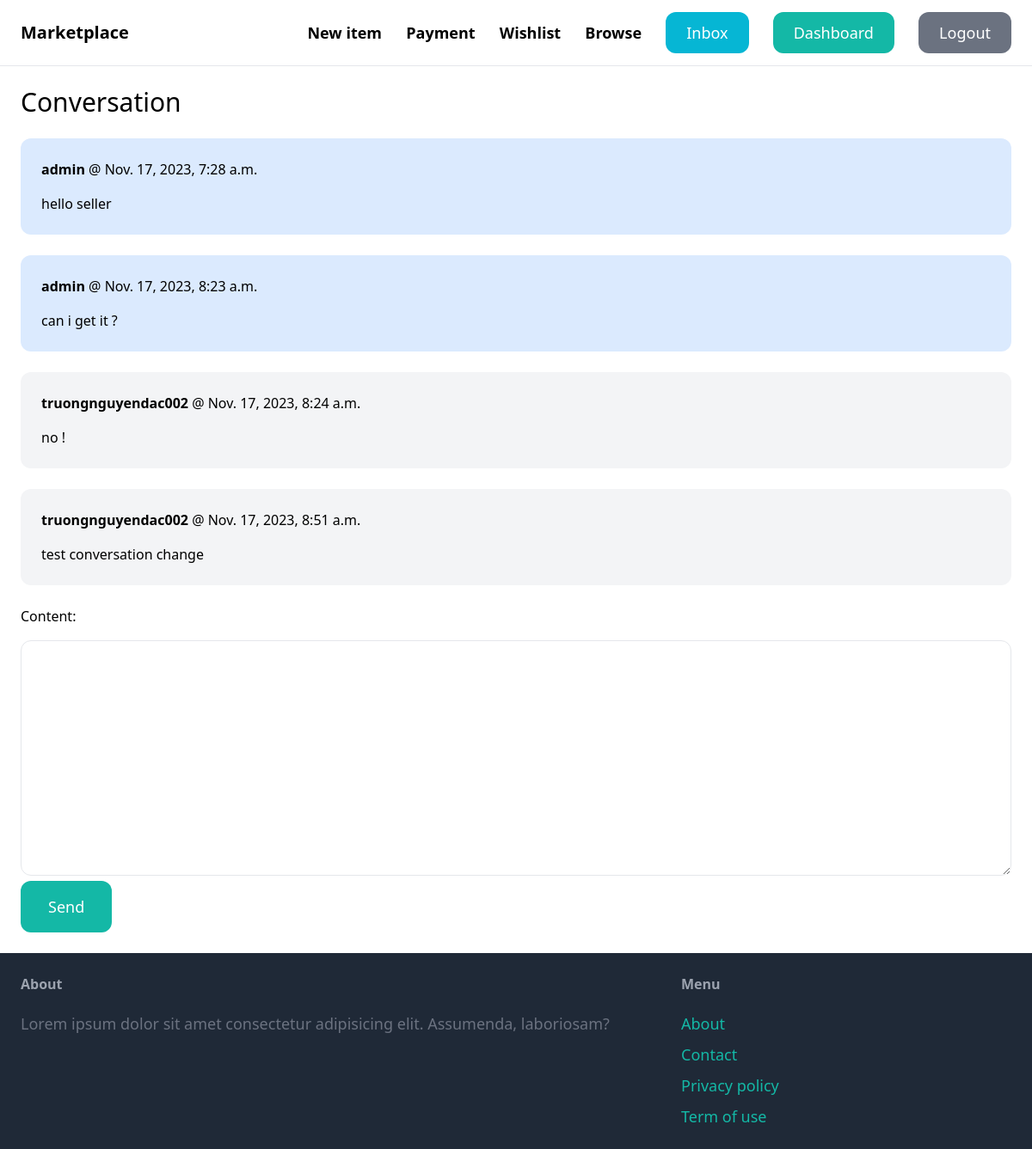
The page /inbox/2/ (signed in) on the database its author committed.
### conversation/models.py (models this page shows)
class ConversationMessage(models.Model):
    conversation = models.ForeignKey(Conversation, related_name='messages', on_delete=models.CASCADE)
    content = models.TextField()
    created_at = models.DateTimeField(auto_now_add=True)
    created_by = models.ForeignKey(User, related_name='created_messages', on_delete=models.CASCADE)

### conversation/views.py (the view)
# urls.py: path('<int:conversation_pk>/', views.detail, name="detail"),
@login_required
def detail(request, conversation_pk):
    conversation = Conversation.objects.filter(member__in = [request.user.id]).get(pk=conversation_pk)
    if request.method == 'POST':
        form = ConversationMessageForm(request.POST)
        if form.is_valid():
            conversation_message = form.save(commit=False)
            conversation_message.conversation  = conversation
            conversation_message.created_by = request.user
            conversation_message.save()
            conversation.save()
            return redirect('conversation:detail', conversation_pk = conversation_pk)
    else:
        form = ConversationMessageForm()
    return render(request,'conversation/detail.html', context={
        'conversation' : conversation,
        'form' : form
    })

### conversation/forms.py
class ConversationMessageForm(forms.ModelForm):
    class Meta:
        model = ConversationMessage
        fields = ('content',)
        widgets = {
            'content': forms.Textarea(attrs={
                'class': 'w-full mt-4 py-4 px-6 rounded-xl border'
            })
        }

### conversation/templates/conversation/detail.html (shortened to what this page needs)
{% extends "core/base.html" %}
{% block content %}
<h1 class="mb-6 text-3xl">Conversation</h1>
<div class="space-y-6">
    {% for message in conversation.messages.all %}
        <div class="p-6 flex {% if message.created_by == request.user %}bg-blue-100{% else %}bg-gray-100{% endif %} rounded-xl">
            <div>
                <p class="mb-4"><strong>{{ message.created_by.username }}</strong> @ {{ message.created_at }}</p>
                <p>{{ message.content }}</p>
            </div>
        </div>
    {% endfor %}
</div>
<form method="post" action="." class="mt-6">
    {{ form.as_p }}
    <button class="py-4 px-8 text-lg bg-teal-500 hover:bg-teal-700 rounded-xl text-white">Send</button>
</form>
{% endblock content %}

### rows shown on the page
ConversationMessage: created_by.username "admin", created_at "Nov. 17, 2023, 7:28 a.m.", content "hello seller"
ConversationMessage: created_by.username "admin", created_at "Nov. 17, 2023, 8:23 a.m.", content "can i get it ?"
ConversationMessage: created_by.username "truongnguyendac002", created_at "Nov. 17, 2023, 8:24 a.m.", content "no !"
ConversationMessage: created_by.username "truongnguyendac002", created_at "Nov. 17, 2023, 8:51 a.m.", content "test conversation change"
